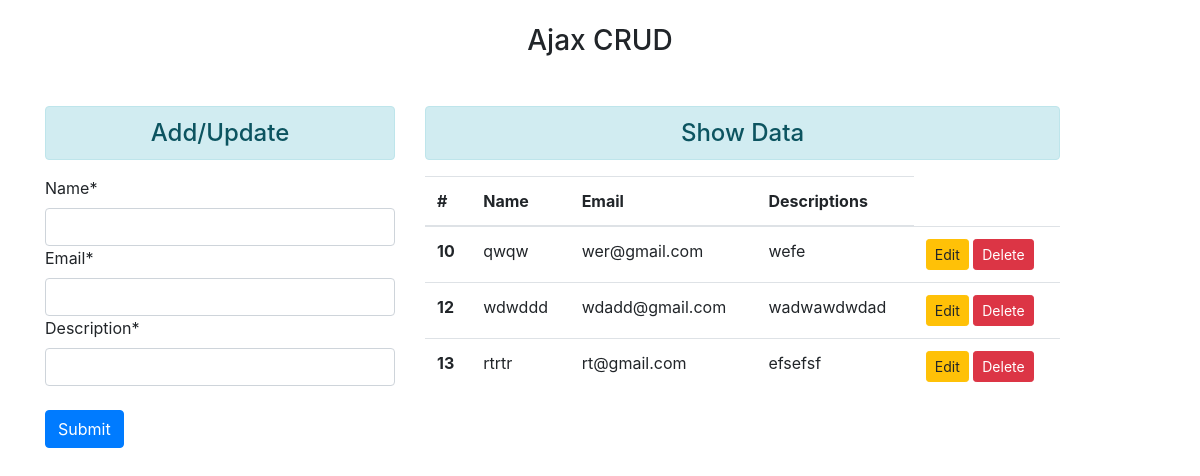
The page / on the database its author committed.
### crud_app/models.py (models this page shows, shortened)
class crud_post(models.Model):
    name = models.CharField(max_length=100)
    email = models.EmailField()
    description = models.TextField()

### crud_app/views.py (the view)
# urls.py: path('', index, name='index'),
def index(request):
    form = UserRegistrationForm()
    da = crud_post.objects.all()
    return render(request, 'index.html', {'form': form, 'st': da})

### crud_app/forms.py
class UserRegistrationForm(forms.ModelForm):
    class Meta:
        model = crud_post
        fields = ['name', 'email', 'description', ]
        widgets = {
            'name': forms.TextInput(attrs={'class': 'form-control', 'id': 'nameid'}),
            'email': forms.EmailInput(attrs={'class': 'form-control', 'id': 'emailid'}),
            'description': forms.TextInput(attrs={'class': 'form-control', 'id': 'descriptionid'}),
        }

### crud_app/templates/index.html (shortened to what this page needs)
<!doctype html>
<html lang="en">
{% load crispy_forms_tags %}
  <head>
    <link rel="stylesheet" href="https://maxcdn.bootstrapcdn.com/bootstrap/4.0.0/css/bootstrap.min.css">
  </head>
  <body>
  <br>
  <center>
      <h3>Ajax CRUD</h3>
  </center>
  <div class="container mt-5">
    <div class="row">
      <div class="col-sm-4">
        <h4 class="text-center alert alert-info">Add/Update</h4>
        <form method="post">
          {{form|crispy}}
          <br>
          <input type="button" id="btnsave" value="Submit" class="btn btn-primary">
        </form>
      </div>
      <div class="col-sm-7">
        <h4 class="text-center alert alert-info">Show Data</h4>
        <table class="table" id="tbody">
          <thead>
            <tr>
              <th scope="col">#</th>
              <th scope="col">Name</th>
              <th scope="col">Email</th>
              <th scope="col">Descriptions</th>
            </tr>
          </thead>
          <tbody>
          {% for data in st %}
            <tr>
              <th scope="row">{{data.id}}</th>
              <td>{{data.name}}</td>
              <td>{{data.email}}</td>
              <td>{{data.description|slice:"0:20"}}</td>
              <td>
                <input type="button" data-sid="{{data.id}}" class="btn btn-warning btn-sm btn-edit" value="Edit">
                <input type="button" data-sid="{{data.id}}" class="btn btn-danger btn-sm btn-del" value="Delete">
              </td>
            </tr>
          {% endfor %}
          </tbody>
        </table>
      </div>
    </div>
  </div>
  </body>
</html>

### rows shown on the page
crud_post: id "10", name "qwqw", email "wer@gmail.com", description "wefe"
crud_post: id "12", name "wdwddd", email "wdadd@gmail.com", description "wadwawdwdad"
crud_post: id "13", name "rtrtr", email "rt@gmail.com", description "efsefsf"
